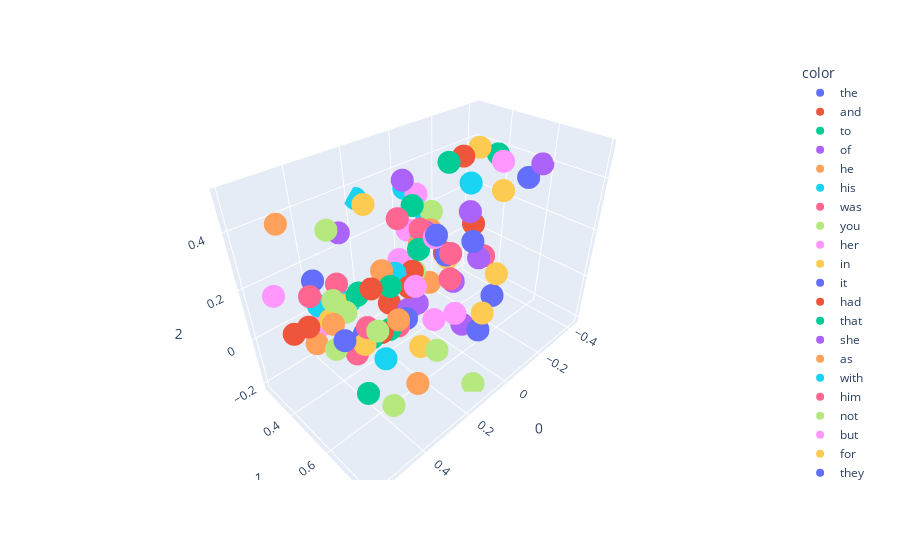

Notebook code for this chart:
### Markdown cell above
**Visualization of the PCA components for each word of Vocabulary**

### Code cell
import plotly.express as px

fig = px.scatter_3d(X[:100],
                    x = 0,
                    y = 1,
                    z = 2,
                    color = y[:100])    # --> Specifies the color of each data point

fig.show(width=2000, height=1800)

### Figure 1 — Plotly figure (JSON) as saved in the notebook; plotly's stock layout.template omitted (floating-point values rounded to 4 significant figures)
{"data": [{"hovertemplate": "color=the<br>0=%{x}<br>1=%{y}<br>2=%{z}<extra></extra>", "legendgroup": "the", "marker": {"color": "#636efa", "symbol": "circle"}, "mode": "markers", "name": "the", "scene": "scene", "showlegend": true, "x": [-0.1578], "y": [0.5959], "z": [-0.04691], "type": "scatter3d"}, {"hovertemplate": "color=and<br>0=%{x}<br>1=%{y}<br>2=%{z}<extra></extra>", "legendgroup": "and", "marker": {"color": "#EF553B", "symbol": "circle"}, "mode": "markers", "name": "and", "scene": "scene", "showlegend": true, "x": [-0.155], "y": [0.3507], "z": [0.03032], "type": "scatter3d"}, {"hovertemplate": "color=to<br>0=%{x}<br>1=%{y}<br>2=%{z}<extra></extra>", "legendgroup": "to", "marker": {"color": "#00cc96", "symbol": "circle"}, "mode": "markers", "name": "to", "scene": "scene", "showlegend": true, "x": [0.2951], "y": [0.5596], "z": [0.2179], "type": "scatter3d"}, {"hovertemplate": "color=of<br>0=%{x}<br>1=%{y}<br>2=%{z}<extra></extra>", "legendgroup": "of", "marker": {"color": "#ab63fa", "symbol": "circle"}, "mode": "markers", "name": "of", "scene": "scene", "showlegend": true, "x": [0.01415], "y": [0.37], "z": [-0.115], "type": "scatter3d"}, {"hovertemplate": "color=he<br>0=%{x}<br>1=%{y}<br>2=%{z}<extra></extra>", "legendgroup": "he", "marker": {"color": "#FFA15A", "symbol": "circle"}, "mode": "markers", "name": "he", "scene": "scene", "showlegend": true, "x": [0.1302], "y": [0.5122], "z": [0.2702], "type": "scatter3d"}, {"hovertemplate": "color=his<br>0=%{x}<br>1=%{y}<br>2=%{z}<extra></extra>", "legendgroup": "his", "marker": {"color": "#19d3f3", "symbol": "circle"}, "mode": "markers", "name": "his", "scene": "scene", "showlegend": true, "x": [-0.01492], "y": [0.2838], "z": [0.3337], "type": "scatter3d"}, {"hovertemplate": "color=was<br>0=%{x}<br>1=%{y}<br>2=%{z}<extra></extra>", "legendgroup": "was", "marker": {"color": "#FF6692", "symbol": "circle"}, "mode": "markers", "name": "was", "scene": "scene", "showlegend": true, "x": [0.1109], "y": [0.3889], "z": [0.3049], "type": "scatter3d"}, {"hovertemplate": "color=you<br>0=%{x}<br>1=%{y}<br>2=%{z}<extra></extra>", "legendgroup": "you", "marker": {"color": "#B6E880", "symbol": "circle"}, "mode": "markers", "name": "you", "scene": "scene", "showlegend": true, "x": [0.532], "y": [0.607], "z": [0.1572], "type": "scatter3d"}, {"hovertemplate": "color=her<br>0=%{x}<br>1=%{y}<br>2=%{z}<extra></extra>", "legendgroup": "her", "marker": {"color": "#FF97FF", "symbol": "circle"}, "mode": "markers", "name": "her", "scene": "scene", "showlegend": true, "x": [0.006049], "y": [0.3677], "z": [0.349], "type": "scatter3d"}, {"hovertemplate": "color=in<br>0=%{x}<br>1=%{y}<br>2=%{z}<extra></extra>", "legendgroup": "in", "marker": {"color": "#FECB52", "symbol": "circle"}, "mode": "markers", "name": "in", "scene": "scene", "showlegend": true, "x": [-0.07889], "y": [0.4374], "z": [0.08416], "type": "scatter3d"}, {"hovertemplate": "color=it<br>0=%{x}<br>1=%{y}<br>2=%{z}<extra></extra>", "legendgroup": "it", "marker": {"color": "#636efa", "symbol": "circle"}, "mode": "markers", "name": "it", "scene": "scene", "showlegend": true, "x": [0.08868], "y": [0.5886], "z": [0.2458], "type": "scatter3d"}, {"hovertemplate": "color=had<br>0=%{x}<br>1=%{y}<br>2=%{z}<extra></extra>", "legendgroup": "had", "marker": {"color": "#EF553B", "symbol": "circle"}, "mode": "markers", "name": "had", "scene": "scene", "showlegend": true, "x": [0.1485], "y": [0.4962], "z": [0.1677], "type": "scatter3d"}, {"hovertemplate": "color=that<br>0=%{x}<br>1=%{y}<br>2=%{z}<extra></extra>", "legendgroup": "that", "marker": {"color": "#00cc96", "symbol": "circle"}, "mode": "markers", "name": "that", "scene": "scene", "showlegend": true, "x": [0.3267], "y": [0.5845], "z": [0.08438], "type": "scatter3d"}, {"hovertemplate": "color=she<br>0=%{x}<br>1=%{y}<br>2=%{z}<extra></extra>", "legendgroup": "she", "marker": {"color": "#ab63fa", "symbol": "circle"}, "mode": "markers", "name": "she", "scene": "scene", "showlegend": true, "x": [0.08856], "y": [0.4968], "z": [0.2911], "type": "scatter3d"}, {"hovertemplate": "color=as<br>0=%{x}<br>1=%{y}<br>2=%{z}<extra></extra>", "legendgroup": "as", "marker": {"color": "#FFA15A", "symbol": "circle"}, "mode": "markers", "name": "as", "scene": "scene", "showlegend": true, "x": [0.0311], "y": [0.4629], "z": [0.26], "type": "scatter3d"}, {"hovertemplate": "color=with<br>0=%{x}<br>1=%{y}<br>2=%{z}<extra></extra>", "legendgroup": "with", "marker": {"color": "#19d3f3", "symbol": "circle"}, "mode": "markers", "name": "with", "scene": "scene", "showlegend": true, "x": [-0.1201], "y": [0.2876], "z": [0.1889], "type": "scatter3d"}, {"hovertemplate": "color=him<br>0=%{x}<br>1=%{y}<br>2=%{z}<extra></extra>", "legendgroup": "him", "marker": {"color": "#FF6692", "symbol": "circle"}, "mode": "markers", "name": "him", "scene": "scene", "showlegend": true, "x": [0.1253], "y": [0.512], "z": [0.3232], "type": "scatter3d"}, {"hovertemplate": "color=not<br>0=%{x}<br>1=%{y}<br>2=%{z}<extra></extra>", "legendgroup": "not", "marker": {"color": "#B6E880", "symbol": "circle"}, "mode": "markers", "name": "not", "scene": "scene", "showlegend": true, "x": [0.4601], "y": [0.5638], "z": [0.219], "type": "scatter3d"}, {"hovertemplate": "color=but<br>0=%{x}<br>1=%{y}<br>2=%{z}<extra></extra>", "legendgroup": "but", "marker": {"color": "#FF97FF", "symbol": "circle"}, "mode": "markers", "name": "but", "scene": "scene", "showlegend": true, "x": [0.2253], "y": [0.593], "z": [0.1988], "type": "scatter3d"}, {"hovertemplate": "color=for<br>0=%{x}<br>1=%{y}<br>2=%{z}<extra></extra>", "legendgroup": "for", "marker": {"color": "#FECB52", "symbol": "circle"}, "mode": "markers", "name": "for", "scene": "scene", "showlegend": true, "x": [0.429], "y": [0.4993], "z": [0.1886], "type": "scatter3d"}, {"hovertemplate": "color=they<br>0=%{x}<br>1=%{y}<br>2=%{z}<extra></extra>", "legendgroup": "they", "marker": {"color": "#636efa", "symbol": "circle"}, "mode": "markers", "name": "they", "scene": "scene", "showlegend": true, "x": [0.02423], "y": [0.6841], "z": [-0.04705], "type": "scatter3d"}, {"hovertemplate": "color=is<br>0=%{x}<br>1=%{y}<br>2=%{z}<extra></extra>", "legendgroup": "is", "marker": {"color": "#EF553B", "symbol": "circle"}, "mode": "markers", "name": "is", "scene": "scene", "showlegend": true, "x": [0.5829], "y": [0.481], "z": [0.1632], "type": "scatter3d"}, {"hovertemplate": "color=at<br>0=%{x}<br>1=%{y}<br>2=%{z}<extra></extra>", "legendgroup": "at", "marker": {"color": "#00cc96", "symbol": "circle"}, "mode": "markers", "name": "at", "scene": "scene", "showlegend": true, "x": [0.04638], "y": [0.3919], "z": [0.3299], "type": "scatter3d"}, {"hovertemplate": "color=on<br>0=%{x}<br>1=%{y}<br>2=%{z}<extra></extra>", "legendgroup": "on", "marker": {"color": "#ab63fa", "symbol": "circle"}, "mode": "markers", "name": "on", "scene": "scene", "showlegend": true, "x": [-0.1691], "y": [0.4616], "z": [0.2507], "type": "scatter3d"}, {"hovertemplate": "color=said<br>0=%{x}<br>1=%{y}<br>2=%{z}<extra></extra>", "legendgroup": "said", "marker": {"color": "#FFA15A", "symbol": "circle"}, "mode": "markers", "name": "said", "scene": "scene", "showlegend": true, "x": [0.5575], "y": [0.451], "z": [0.4924], "type": "scatter3d"}, {"hovertemplate": "color=my<br>0=%{x}<br>1=%{y}<br>2=%{z}<extra></extra>", "legendgroup": "my", "marker": {"color": "#19d3f3", "symbol": "circle"}, "mode": "markers", "name": "my", "scene": "scene", "showlegend": true, "x": [0.4892], "y": [0.4708], "z": [0.2052], "type": "scatter3d"}, {"hovertemplate": "color=have<br>0=%{x}<br>1=%{y}<br>2=%{z}<extra></extra>", "legendgroup": "have", "marker": {"color": "#FF6692", "symbol": "circle"}, "mode": "markers", "name": "have", "scene": "scene", "showlegend": true, "x": [0.4137], "y": [0.5917], "z": [0.1513], "type": "scatter3d"}, {"hovertemplate": "color=be<br>0=%{x}<br>1=%{y}<br>2=%{z}<extra></extra>", "legendgroup": "be", "marker": {"color": "#B6E880", "symbol": "circle"}, "mode": "markers", "name": "be", "scene": "scene", "showlegend": true, "x": [0.3993], "y": [0.6201], "z": [0.1465], "type": "scatter3d"}, {"hovertemplate": "color=lord<br>0=%{x}<br>1=%{y}<br>2=%{z}<extra></extra>", "legendgroup": "lord", "marker": {"color": "#FF97FF", "symbol": "circle"}, "mode": "markers", "name": "lord", "scene": "scene", "showlegend": true, "x": [0.4676], "y": [0.4262], "z": [0.08909], "type": "scatter3d"}, {"hovertemplate": "color=them<br>0=%{x}<br>1=%{y}<br>2=%{z}<extra></extra>", "legendgroup": "them", "marker": {"color": "#FECB52", "symbol": "circle"}, "mode": "markers", "name": "them", "scene": "scene", "showlegend": true, "x": [0.003057], "y": [0.681], "z": [0.01397], "type": "scatter3d"}, {"hovertemplate": "color=no<br>0=%{x}<br>1=%{y}<br>2=%{z}<extra></extra>", "legendgroup": "no", "marker": {"color": "#636efa", "symbol": "circle"}, "mode": "markers", "name": "no", "scene": "scene", "showlegend": true, "x": [0.3901], "y": [0.5399], "z": [0.07937], "type": "scatter3d"}, {"hovertemplate": "color=from<br>0=%{x}<br>1=%{y}<br>2=%{z}<extra></extra>", "legendgroup": "from", "marker": {"color": "#EF553B", "symbol": "circle"}, "mode": "markers", "name": "from", "scene": "scene", "showlegend": true, "x": [-0.1866], "y": [0.4644], "z": [0.1952], "type": "scatter3d"}, {"hovertemplate": "color=would<br>0=%{x}<br>1=%{y}<br>2=%{z}<extra></extra>", "legendgroup": "would", "marker": {"color": "#00cc96", "symbol": "circle"}, "mode": "markers", "name": "would", "scene": "scene", "showlegend": true, "x": [0.4024], "y": [0.5492], "z": [0.2467], "type": "scatter3d"}, {"hovertemplate": "color=were<br>0=%{x}<br>1=%{y}<br>2=%{z}<extra></extra>", "legendgroup": "were", "marker": {"color": "#ab63fa", "symbol": "circle"}, "mode": "markers", "name": "were", "scene": "scene", "showlegend": true, "x": [-0.03461], "y": [0.5104], "z": [0.03803], "type": "scatter3d"}, {"hovertemplate": "color=me<br>0=%{x}<br>1=%{y}<br>2=%{z}<extra></extra>", "legendgroup": "me", "marker": {"color": "#FFA15A", "symbol": "circle"}, "mode": "markers", "name": "me", "scene": "scene", "showlegend": true, "x": [0.5048], "y": [0.5639], "z": [0.2029], "type": "scatter3d"}, {"hovertemplate": "color=your<br>0=%{x}<br>1=%{y}<br>2=%{z}<extra></extra>", "legendgroup": "your", "marker": {"color": "#19d3f3", "symbol": "circle"}, "mode": "markers", "name": "your", "scene": "scene", "showlegend": true, "x": [0.4565], "y": [0.4722], "z": [0.1831], "type": "scatter3d"}, {"hovertemplate": "color=one<br>0=%{x}<br>1=%{y}<br>2=%{z}<extra></extra>", "legendgroup": "one", "marker": {"color": "#FF6692", "symbol": "circle"}, "mode": "markers", "name": "one", "scene": "scene", "showlegend": true, "x": [0.06002], "y": [0.582], "z": [0.1355], "type": "scatter3d"}, {"hovertemplate": "color=all<br>0=%{x}<br>1=%{y}<br>2=%{z}<extra></extra>", "legendgroup": "all", "marker": {"color": "#B6E880", "symbol": "circle"}, "mode": "markers", "name": "all", "scene": "scene", "showlegend": true, "x": [0.2292], "y": [0.6895], "z": [0.001864], "type": "scatter3d"}, {"hovertemplate": "color=when<br>0=%{x}<br>1=%{y}<br>2=%{z}<extra></extra>", "legendgroup": "when", "marker": {"color": "#FF97FF", "symbol": "circle"}, "mode": "markers", "name": "when", "scene": "scene", "showlegend": true, "x": [0.1214], "y": [0.5702], "z": [0.316], "type": "scatter3d"}, {"hovertemplate": "color=will<br>0=%{x}<br>1=%{y}<br>2=%{z}<extra></extra>", "legendgroup": "will", "marker": {"color": "#FECB52", "symbol": "circle"}, "mode": "markers", "name": "will", "scene": "scene", "showlegend": true, "x": [0.496], "y": [0.5351], "z": [0.195], "type": "scatter3d"}, {"hovertemplate": "color=ser<br>0=%{x}<br>1=%{y}<br>2=%{z}<extra></extra>", "legendgroup": "ser", "marker": {"color": "#636efa", "symbol": "circle"}, "mode": "markers", "name": "ser", "scene": "scene", "showlegend": true, "x": [0.3884], "y": [0.2756], "z": [0.1387], "type": "scatter3d"}, {"hovertemplate": "color=if<br>0=%{x}<br>1=%{y}<br>2=%{z}<extra></extra>", "legendgroup": "if", "marker": {"color": "#EF553B", "symbol": "circle"}, "mode": "markers", "name": "if", "scene": "scene", "showlegend": true, "x": [0.4047], "y": [0.6134], "z": [0.297], "type": "scatter3d"}, {"hovertemplate": "color=so<br>0=%{x}<br>1=%{y}<br>2=%{z}<extra></extra>", "legendgroup": "so", "marker": {"color": "#00cc96", "symbol": "circle"}, "mode": "markers", "name": "so", "scene": "scene", "showlegend": true, "x": [0.1626], "y": [0.543], "z": [0.2798], "type": "scatter3d"}, {"hovertemplate": "color=their<br>0=%{x}<br>1=%{y}<br>2=%{z}<extra></extra>", "legendgroup": "their", "marker": {"color": "#ab63fa", "symbol": "circle"}, "mode": "markers", "name": "their", "scene": "scene", "showlegend": true, "x": [-0.06467], "y": [0.5344], "z": [-0.1693], "type": "scatter3d"}, {"hovertemplate": "color=we<br>0=%{x}<br>1=%{y}<br>2=%{z}<extra></extra>", "legendgroup": "we", "marker": {"color": "#FFA15A", "symbol": "circle"}, "mode": "markers", "name": "we", "scene": "scene", "showlegend": true, "x": [0.3593], "y": [0.7395], "z": [-0.007903], "type": "scatter3d"}, {"hovertemplate": "color=could<br>0=%{x}<br>1=%{y}<br>2=%{z}<extra></extra>", "legendgroup": "could", "marker": {"color": "#19d3f3", "symbol": "circle"}, "mode": "markers", "name": "could", "scene": "scene", "showlegend": true, "x": [0.1056], "y": [0.4953], "z": [0.2693], "type": "scatter3d"}, {"hovertemplate": "color=are<br>0=%{x}<br>1=%{y}<br>2=%{z}<extra></extra>", "legendgroup": "are", "marker": {"color": "#FF6692", "symbol": "circle"}, "mode": "markers", "name": "are", "scene": "scene", "showlegend": true, "x": [0.4189], "y": [0.5327], "z": [0.009258], "type": "scatter3d"}, {"hovertemplate": "color=man<br>0=%{x}<br>1=%{y}<br>2=%{z}<extra></extra>", "legendgroup": "man", "marker": {"color": "#B6E880", "symbol": "circle"}, "mode": "markers", "name": "man", "scene": "scene", "showlegend": true, "x": [0.1322], "y": [0.4885], "z": [0.156], "type": "scatter3d"}, {"hovertemplate": "color=there<br>0=%{x}<br>1=%{y}<br>2=%{z}<extra></extra>", "legendgroup": "there", "marker": {"color": "#FF97FF", "symbol": "circle"}, "mode": "markers", "name": "there", "scene": "scene", "showlegend": true, "x": [0.08791], "y": [0.6331], "z": [0.03456], "type": "scatter3d"}, {"hovertemplate": "color=this<br>0=%{x}<br>1=%{y}<br>2=%{z}<extra></extra>", "legendgroup": "this", "marker": {"color": "#FECB52", "symbol": "circle"}, "mode": "markers", "name": "this", "scene": "scene", "showlegend": true, "x": [0.4365], "y": [0.604], "z": [0.1094], "type": "scatter3d"}, {"hovertemplate": "color=up<br>0=%{x}<br>1=%{y}<br>2=%{z}<extra></extra>", "legendgroup": "up", "marker": {"color": "#636efa", "symbol": "circle"}, "mode": "markers", "name": "up", "scene": "scene", "showlegend": true, "x": [-0.3837], "y": [0.5463], "z": [0.3399], "type": "scatter3d"}, {"hovertemplate": "color=been<br>0=%{x}<br>1=%{y}<br>2=%{z}<extra></extra>", "legendgroup": "been", "marker": {"color": "#EF553B", "symbol": "circle"}, "mode": "markers", "name": "been", "scene": "scene", "showlegend": true, "x": [0.1999], "y": [0.535], "z": [0.1513], "type": "scatter3d"}, {"hovertemplate": "color=what<br>0=%{x}<br>1=%{y}<br>2=%{z}<extra></extra>", "legendgroup": "what", "marker": {"color": "#00cc96", "symbol": "circle"}, "mode": "markers", "name": "what", "scene": "scene", "showlegend": true, "x": [0.4018], "y": [0.5939], "z": [0.1049], "type": "scatter3d"}, {"hovertemplate": "color=did<br>0=%{x}<br>1=%{y}<br>2=%{z}<extra></extra>", "legendgroup": "did", "marker": {"color": "#ab63fa", "symbol": "circle"}, "mode": "markers", "name": "did", "scene": "scene", "showlegend": true, "x": [0.3783], "y": [0.4476], "z": [0.3899], "type": "scatter3d"}, {"hovertemplate": "color=by<br>0=%{x}<br>1=%{y}<br>2=%{z}<extra></extra>", "legendgroup": "by", "marker": {"color": "#FFA15A", "symbol": "circle"}, "mode": "markers", "name": "by", "scene": "scene", "showlegend": true, "x": [0.02221], "y": [0.446], "z": [0.02965], "type": "scatter3d"}, {"hovertemplate": "color=king<br>0=%{x}<br>1=%{y}<br>2=%{z}<extra></extra>", "legendgroup": "king", "marker": {"color": "#19d3f3", "symbol": "circle"}, "mode": "markers", "name": "king", "scene": "scene", "showlegend": true, "x": [0.4052], "y": [0.6558], "z": [0.06613], "type": "scatter3d"}, {"hovertemplate": "color=do<br>0=%{x}<br>1=%{y}<br>2=%{z}<extra></extra>", "legendgroup": "do", "marker": {"color": "#FF6692", "symbol": "circle"}, "mode": "markers", "name": "do", "scene": "scene", "showlegend": true, "x": [0.5426], "y": [0.5302], "z": [0.3013], "type": "scatter3d"}, {"hovertemplate": "color=men<br>0=%{x}<br>1=%{y}<br>2=%{z}<extra></extra>", "legendgroup": "men", "marker": {"color": "#B6E880", "symbol": "circle"}, "mode": "markers", "name": "men", "scene": "scene", "showlegend": true, "x": [0.104], "y": [0.7413], "z": [-0.2068], "type": "scatter3d"}, {"hovertemplate": "color=back<br>0=%{x}<br>1=%{y}<br>2=%{z}<extra></extra>", "legendgroup": "back", "marker": {"color": "#FF97FF", "symbol": "circle"}, "mode": "markers", "name": "back", "scene": "scene", "showlegend": true, "x": [-0.159], "y": [0.5957], "z": [0.4847], "type": "scatter3d"}, {"hovertemplate": "color=out<br>0=%{x}<br>1=%{y}<br>2=%{z}<extra></extra>", "legendgroup": "out", "marker": {"color": "#FECB52", "symbol": "circle"}, "mode": "markers", "name": "out", "scene": "scene", "showlegend": true, "x": [-0.2307], "y": [0.5526], "z": [0.3435], "type": "scatter3d"}, {"hovertemplate": "color=more<br>0=%{x}<br>1=%{y}<br>2=%{z}<extra></extra>", "legendgroup": "more", "marker": {"color": "#636efa", "symbol": "circle"}, "mode": "markers", "name": "more", "scene": "scene", "showlegend": true, "x": [0.2362], "y": [0.5588], "z": [0.05728], "type": "scatter3d"}, {"hovertemplate": "color=or<br>0=%{x}<br>1=%{y}<br>2=%{z}<extra></extra>", "legendgroup": "or", "marker": {"color": "#EF553B", "symbol": "circle"}, "mode": "markers", "name": "or", "scene": "scene", "showlegend": true, "x": [0.3496], "y": [0.5721], "z": [0.07831], "type": "scatter3d"}, {"hovertemplate": "color=who<br>0=%{x}<br>1=%{y}<br>2=%{z}<extra></extra>", "legendgroup": "who", "marker": {"color": "#00cc96", "symbol": "circle"}, "mode": "markers", "name": "who", "scene": "scene", "showlegend": true, "x": [0.4479], "y": [0.6114], "z": [-0.08338], "type": "scatter3d"}, {"hovertemplate": "color=down<br>0=%{x}<br>1=%{y}<br>2=%{z}<extra></extra>", "legendgroup": "down", "marker": {"color": "#ab63fa", "symbol": "circle"}, "mode": "markers", "name": "down", "scene": "scene", "showlegend": true, "x": [-0.422], "y": [0.5735], "z": [0.3887], "type": "scatter3d"}, {"hovertemplate": "color=well<br>0=%{x}<br>1=%{y}<br>2=%{z}<extra></extra>", "legendgroup": "well", "marker": {"color": "#FFA15A", "symbol": "circle"}, "mode": "markers", "name": "well", "scene": "scene", "showlegend": true, "x": [0.3434], "y": [0.5646], "z": [0.07082], "type": "scatter3d"}, {"hovertemplate": "color=than<br>0=%{x}<br>1=%{y}<br>2=%{z}<extra></extra>", "legendgroup": "than", "marker": {"color": "#19d3f3", "symbol": "circle"}, "mode": "markers", "name": "than", "scene": "scene", "showlegend": true, "x": [0.195], "y": [0.4631], "z": [0.1661], "type": "scatter3d"}, {"hovertemplate": "color=only<br>0=%{x}<br>1=%{y}<br>2=%{z}<extra></extra>", "legendgroup": "only", "marker": {"color": "#FF6692", "symbol": "circle"}, "mode": "markers", "name": "only", "scene": "scene", "showlegend": true, "x": [0.2816], "y": [0.5713], "z": [0.06155], "type": "scatter3d"}, {"hovertemplate": "color=like<br>0=%{x}<br>1=%{y}<br>2=%{z}<extra></extra>", "legendgroup": "like", "marker": {"color": "#B6E880", "symbol": "circle"}, "mode": "markers", "name": "like", "scene": "scene", "showlegend": true, "x": [-0.0794], "y": [0.3548], "z": [0.245], "type": "scatter3d"}, {"hovertemplate": "color=jon<br>0=%{x}<br>1=%{y}<br>2=%{z}<extra></extra>", "legendgroup": "jon", "marker": {"color": "#FF97FF", "symbol": "circle"}, "mode": "markers", "name": "jon", "scene": "scene", "showlegend": true, "x": [0.07199], "y": [0.3919], "z": [0.2469], "type": "scatter3d"}, {"hovertemplate": "color=some<br>0=%{x}<br>1=%{y}<br>2=%{z}<extra></extra>", "legendgroup": "some", "marker": {"color": "#FECB52", "symbol": "circle"}, "mode": "markers", "name": "some", "scene": "scene", "showlegend": true, "x": [0.1446], "y": [0.5245], "z": [-0.1511], "type": "scatter3d"}, {"hovertemplate": "color=father<br>0=%{x}<br>1=%{y}<br>2=%{z}<extra></extra>", "legendgroup": "father", "marker": {"color": "#636efa", "symbol": "circle"}, "mode": "markers", "name": "father", "scene": "scene", "showlegend": true, "x": [0.5143], "y": [0.6261], "z": [0.1898], "type": "scatter3d"}, {"hovertemplate": "color=old<br>0=%{x}<br>1=%{y}<br>2=%{z}<extra></extra>", "legendgroup": "old", "marker": {"color": "#EF553B", "symbol": "circle"}, "mode": "markers", "name": "old", "scene": "scene", "showlegend": true, "x": [0.1712], "y": [0.3955], "z": [-0.009763], "type": "scatter3d"}, {"hovertemplate": "color=hand<br>0=%{x}<br>1=%{y}<br>2=%{z}<extra></extra>", "legendgroup": "hand", "marker": {"color": "#00cc96", "symbol": "circle"}, "mode": "markers", "name": "hand", "scene": "scene", "showlegend": true, "x": [-0.02208], "y": [0.4907], "z": [0.4909], "type": "scatter3d"}, {"hovertemplate": "color=even<br>0=%{x}<br>1=%{y}<br>2=%{z}<extra></extra>", "legendgroup": "even", "marker": {"color": "#ab63fa", "symbol": "circle"}, "mode": "markers", "name": "even", "scene": "scene", "showlegend": true, "x": [0.1955], "y": [0.5247], "z": [0.05236], "type": "scatter3d"}, {"hovertemplate": "color=too<br>0=%{x}<br>1=%{y}<br>2=%{z}<extra></extra>", "legendgroup": "too", "marker": {"color": "#FFA15A", "symbol": "circle"}, "mode": "markers", "name": "too", "scene": "scene", "showlegend": true, "x": [0.2412], "y": [0.454], "z": [0.1951], "type": "scatter3d"}, {"hovertemplate": "color=tyrion<br>0=%{x}<br>1=%{y}<br>2=%{z}<extra></extra>", "legendgroup": "tyrion", "marker": {"color": "#19d3f3", "symbol": "circle"}, "mode": "markers", "name": "tyrion", "scene": "scene", "showlegend": true, "x": [0.1745], "y": [0.2553], "z": [0.3525], "type": "scatter3d"}, {"hovertemplate": "color=before<br>0=%{x}<br>1=%{y}<br>2=%{z}<extra></extra>", "legendgroup": "before", "marker": {"color": "#FF6692", "symbol": "circle"}, "mode": "markers", "name": "before", "scene": "scene", "showlegend": true, "x": [0.1317], "y": [0.6482], "z": [0.2996], "type": "scatter3d"}, {"hovertemplate": "color=never<br>0=%{x}<br>1=%{y}<br>2=%{z}<extra></extra>", "legendgroup": "never", "marker": {"color": "#B6E880", "symbol": "circle"}, "mode": "markers", "name": "never", "scene": "scene", "showlegend": true, "x": [0.4859], "y": [0.547], "z": [0.2657], "type": "scatter3d"}, {"hovertemplate": "color=an<br>0=%{x}<br>1=%{y}<br>2=%{z}<extra></extra>", "legendgroup": "an", "marker": {"color": "#FF97FF", "symbol": "circle"}, "mode": "markers", "name": "an", "scene": "scene", "showlegend": true, "x": [0.05405], "y": [0.3211], "z": [0.08459], "type": "scatter3d"}, {"hovertemplate": "color=off<br>0=%{x}<br>1=%{y}<br>2=%{z}<extra></extra>", "legendgroup": "off", "marker": {"color": "#FECB52", "symbol": "circle"}, "mode": "markers", "name": "off", "scene": "scene", "showlegend": true, "x": [-0.2634], "y": [0.4113], "z": [0.4497], "type": "scatter3d"}, {"hovertemplate": "color=see<br>0=%{x}<br>1=%{y}<br>2=%{z}<extra></extra>", "legendgroup": "see", "marker": {"color": "#636efa", "symbol": "circle"}, "mode": "markers", "name": "see", "scene": "scene", "showlegend": true, "x": [0.1781], "y": [0.635], "z": [0.3768], "type": "scatter3d"}, {"hovertemplate": "color=know<br>0=%{x}<br>1=%{y}<br>2=%{z}<extra></extra>", "legendgroup": "know", "marker": {"color": "#EF553B", "symbol": "circle"}, "mode": "markers", "name": "know", "scene": "scene", "showlegend": true, "x": [0.5644], "y": [0.5372], "z": [0.2134], "type": "scatter3d"}, {"hovertemplate": "color=into<br>0=%{x}<br>1=%{y}<br>2=%{z}<extra></extra>", "legendgroup": "into", "marker": {"color": "#00cc96", "symbol": "circle"}, "mode": "markers", "name": "into", "scene": "scene", "showlegend": true, "x": [-0.3744], "y": [0.4094], "z": [0.3924], "type": "scatter3d"}, {"hovertemplate": "color=made<br>0=%{x}<br>1=%{y}<br>2=%{z}<extra></extra>", "legendgroup": "made", "marker": {"color": "#ab63fa", "symbol": "circle"}, "mode": "markers", "name": "made", "scene": "scene", "showlegend": true, "x": [0.04405], "y": [0.3443], "z": [0.4042], "type": "scatter3d"}, {"hovertemplate": "color=now<br>0=%{x}<br>1=%{y}<br>2=%{z}<extra></extra>", "legendgroup": "now", "marker": {"color": "#FFA15A", "symbol": "circle"}, "mode": "markers", "name": "now", "scene": "scene", "showlegend": true, "x": [0.3529], "y": [0.6585], "z": [0.1838], "type": "scatter3d"}, {"hovertemplate": "color=eyes<br>0=%{x}<br>1=%{y}<br>2=%{z}<extra></extra>", "legendgroup": "eyes", "marker": {"color": "#19d3f3", "symbol": "circle"}, "mode": "markers", "name": "eyes", "scene": "scene", "showlegend": true, "x": [-0.1415], "y": [0.4822], "z": [0.3781], "type": "scatter3d"}, {"hovertemplate": "color=black<br>0=%{x}<br>1=%{y}<br>2=%{z}<extra></extra>", "legendgroup": "black", "marker": {"color": "#FF6692", "symbol": "circle"}, "mode": "markers", "name": "black", "scene": "scene", "showlegend": true, "x": [-0.3733], "y": [0.3734], "z": [-0.0756], "type": "scatter3d"}, {"hovertemplate": "color=told<br>0=%{x}<br>1=%{y}<br>2=%{z}<extra></extra>", "legendgroup": "told", "marker": {"color": "#B6E880", "symbol": "circle"}, "mode": "markers", "name": "told", "scene": "scene", "showlegend": true, "x": [0.4719], "y": [0.5394], "z": [0.4766], "type": "scatter3d"}, {"hovertemplate": "color=lady<br>0=%{x}<br>1=%{y}<br>2=%{z}<extra></extra>", "legendgroup": "lady", "marker": {"color": "#FF97FF", "symbol": "circle"}, "mode": "markers", "name": "lady", "scene": "scene", "showlegend": true, "x": [0.5488], "y": [0.3229], "z": [0.19], "type": "scatter3d"}, {"hovertemplate": "color=thought<br>0=%{x}<br>1=%{y}<br>2=%{z}<extra></extra>", "legendgroup": "thought", "marker": {"color": "#FECB52", "symbol": "circle"}, "mode": "markers", "name": "thought", "scene": "scene", "showlegend": true, "x": [0.3608], "y": [0.5508], "z": [0.5107], "type": "scatter3d"}, {"hovertemplate": "color=time<br>0=%{x}<br>1=%{y}<br>2=%{z}<extra></extra>", "legendgroup": "time", "marker": {"color": "#636efa", "symbol": "circle"}, "mode": "markers", "name": "time", "scene": "scene", "showlegend": true, "x": [0.08164], "y": [0.6888], "z": [0.337], "type": "scatter3d"}, {"hovertemplate": "color=then<br>0=%{x}<br>1=%{y}<br>2=%{z}<extra></extra>", "legendgroup": "then", "marker": {"color": "#EF553B", "symbol": "circle"}, "mode": "markers", "name": "then", "scene": "scene", "showlegend": true, "x": [-0.076], "y": [0.5025], "z": [0.4987], "type": "scatter3d"}, {"hovertemplate": "color=how<br>0=%{x}<br>1=%{y}<br>2=%{z}<extra></extra>", "legendgroup": "how", "marker": {"color": "#00cc96", "symbol": "circle"}, "mode": "markers", "name": "how", "scene": "scene", "showlegend": true, "x": [0.3939], "y": [0.529], "z": [0.222], "type": "scatter3d"}, {"hovertemplate": "color=long<br>0=%{x}<br>1=%{y}<br>2=%{z}<extra></extra>", "legendgroup": "long", "marker": {"color": "#ab63fa", "symbol": "circle"}, "mode": "markers", "name": "long", "scene": "scene", "showlegend": true, "x": [-0.1466], "y": [0.5301], "z": [0.09593], "type": "scatter3d"}, {"hovertemplate": "color=has<br>0=%{x}<br>1=%{y}<br>2=%{z}<extra></extra>", "legendgroup": "has", "marker": {"color": "#FFA15A", "symbol": "circle"}, "mode": "markers", "name": "has", "scene": "scene", "showlegend": true, "x": [0.521], "y": [0.4837], "z": [0.08795], "type": "scatter3d"}, {"hovertemplate": "color=can<br>0=%{x}<br>1=%{y}<br>2=%{z}<extra></extra>", "legendgroup": "can", "marker": {"color": "#19d3f3", "symbol": "circle"}, "mode": "markers", "name": "can", "scene": "scene", "showlegend": true, "x": [0.4054], "y": [0.5017], "z": [0.189], "type": "scatter3d"}, {"hovertemplate": "color=might<br>0=%{x}<br>1=%{y}<br>2=%{z}<extra></extra>", "legendgroup": "might", "marker": {"color": "#FF6692", "symbol": "circle"}, "mode": "markers", "name": "might", "scene": "scene", "showlegend": true, "x": [0.4074], "y": [0.4489], "z": [0.2275], "type": "scatter3d"}, {"hovertemplate": "color=us<br>0=%{x}<br>1=%{y}<br>2=%{z}<extra></extra>", "legendgroup": "us", "marker": {"color": "#B6E880", "symbol": "circle"}, "mode": "markers", "name": "us", "scene": "scene", "showlegend": true, "x": [0.4399], "y": [0.7222], "z": [-0.0519], "type": "scatter3d"}, {"hovertemplate": "color=come<br>0=%{x}<br>1=%{y}<br>2=%{z}<extra></extra>", "legendgroup": "come", "marker": {"color": "#FF97FF", "symbol": "circle"}, "mode": "markers", "name": "come", "scene": "scene", "showlegend": true, "x": [0.3482], "y": [0.7949], "z": [0.2653], "type": "scatter3d"}, {"hovertemplate": "color=where<br>0=%{x}<br>1=%{y}<br>2=%{z}<extra></extra>", "legendgroup": "where", "marker": {"color": "#FECB52", "symbol": "circle"}, "mode": "markers", "name": "where", "scene": "scene", "showlegend": true, "x": [-0.1282], "y": [0.6289], "z": [0.08439], "type": "scatter3d"}], "layout": {"scene": {"domain": {"x": [0.0, 1.0], "y": [0.0, 1.0]}, "xaxis": {"title": {"text": "0"}}, "yaxis": {"title": {"text": "1"}}, "zaxis": {"title": {"text": "2"}}}, "legend": {"title": {"text": "color"}, "tracegroupgap": 0}, "margin": {"t": 60}}}
